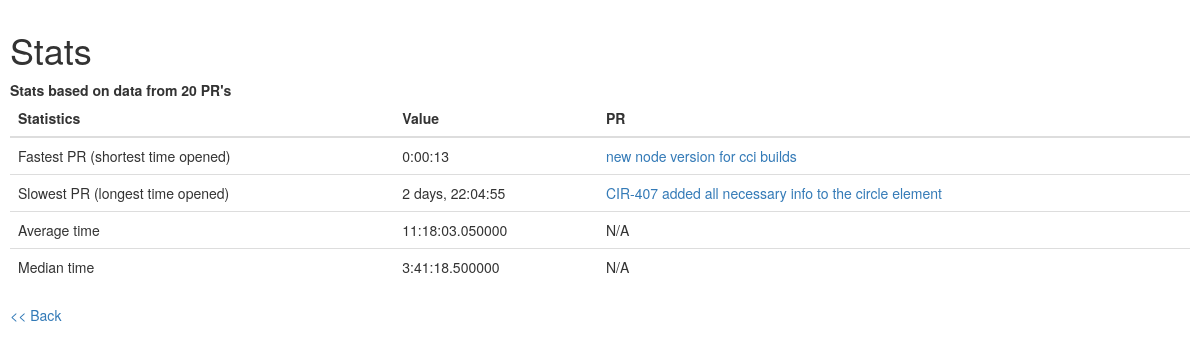
Page /statistics on the earlier database version.
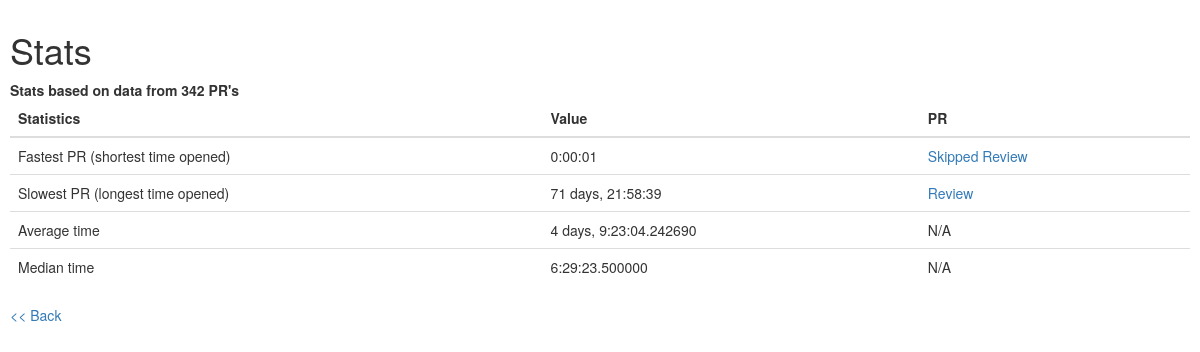
Same page on the later database version.
### pr_stats/models.py (models this page shows, shortened)
class PullRequest(models.Model):
    number = models.IntegerField(primary_key=True)
    title = models.CharField(max_length=200)
    user = models.ForeignKey(User, on_delete=models.CASCADE)
    state = models.CharField(max_length=30)
    body = models.TextField(default='')
    created_at = models.DateTimeField(blank=True, null=True)
    updated_at = models.DateTimeField(blank=True, null=True)
    closed_at = models.DateTimeField(blank=True, null=True)
    closed_after_sec = models.IntegerField(blank=True, null=True)
    html_url = models.URLField(null=True)
    def time_open(self):
        if self.closed_at is None:
            self.closed_at = datetime.now(timezone.utc)
        return self.closed_at - self.created_at

### pr_stats/views.py (the view)
# urls.py: url(r'^statistics', views.statistics, name='statistics'),
def statistics(request):
    pulls = PullRequest.objects.filter(state='closed')
    fastest_pr = pulls.order_by('closed_after_sec')[:1]
    slowest_pr = pulls.order_by('-closed_after_sec')[:1]
    average_time = pulls.aggregate(Avg('closed_after_sec'))['closed_after_sec__avg']
    median_time = median_value(pulls, 'closed_after_sec')
    context = {
        'pulls': pulls,
        'fastest_pr': fastest_pr[0],
        'slowest_pr': slowest_pr[0],
        'average_time': timedelta(seconds=average_time),
        'median_time': timedelta(seconds=median_time)
    }
    return render(request, 'pr_stats/statisticts.html', context)

### pr_stats/services.py (called while the page is built)
def median_value(queryset, term):
    count = queryset.count()
    values = queryset.values_list(term, flat=True).order_by(term)
    if count % 2 == 1:
        return values[int(round(count / 2))]
    else:
        return sum(values[count / 2 - 1:count / 2 + 1]) / 2.0

### pr_stats/templates/pr_stats/statisticts.html
{% extends "base.html" %}
{% block content %}
<h1>{% block title %}Stats{% endblock %}</h1>
<b>Stats based on data from {{ pulls.count }} PR's</b>
<table class="table">
    <thead>
    <tr>
        <th>Statistics</th>
        <th>Value</th>
        <th>PR</th>
    </tr>
    </thead>
    <tbody>
    <tr class="">
        <td>Fastest PR (shortest time opened)</td>
        <td>{{ fastest_pr.time_open }}</td>
        <td><a href="{% url 'pr_stats:detail' fastest_pr.number %}">{{ fastest_pr.title }}</a></td>
    </tr>
    <tr class="">
        <td>Slowest PR (longest time opened)</td>
        <td>{{ slowest_pr.time_open }}</td>
        <td><a href="{% url 'pr_stats:detail' slowest_pr.number %}">{{ slowest_pr.title }}</a></td>
    </tr>
    <tr class="">
        <td>Average time</td>
        <td>{{ average_time }}</td>
        <td>N/A</td>
    </tr>
    <tr class="">
        <td>Median time</td>
        <td>{{ median_time }}</td>
        <td>N/A</td>
    </tr>
    </tbody>
</table>
<p><a href="{% url 'pr_stats:index' %}">&lt;&lt; Back</a></p>
{% endblock %}

Differences in the rows shown:
no longer on this page (row unchanged): PullRequest: time_open "0:00:13", title "new node version for cci builds"
no longer on this page (row unchanged): PullRequest: time_open "2 days, 22:04:55", title "CIR-407 added all necessary info to the circle element"
added PullRequest: time_open "0:00:01", title "Skipped Review"
added PullRequest: time_open "71 days, 21:58:39", title "Review"
Other differences:
{{ pulls.count }}: "20" → "342"
{{ average_time }}: "11:18:03.050000" → "4 days, 9:23:04.242690"
{{ median_time }}: "3:41:18.500000" → "6:29:23.500000"
